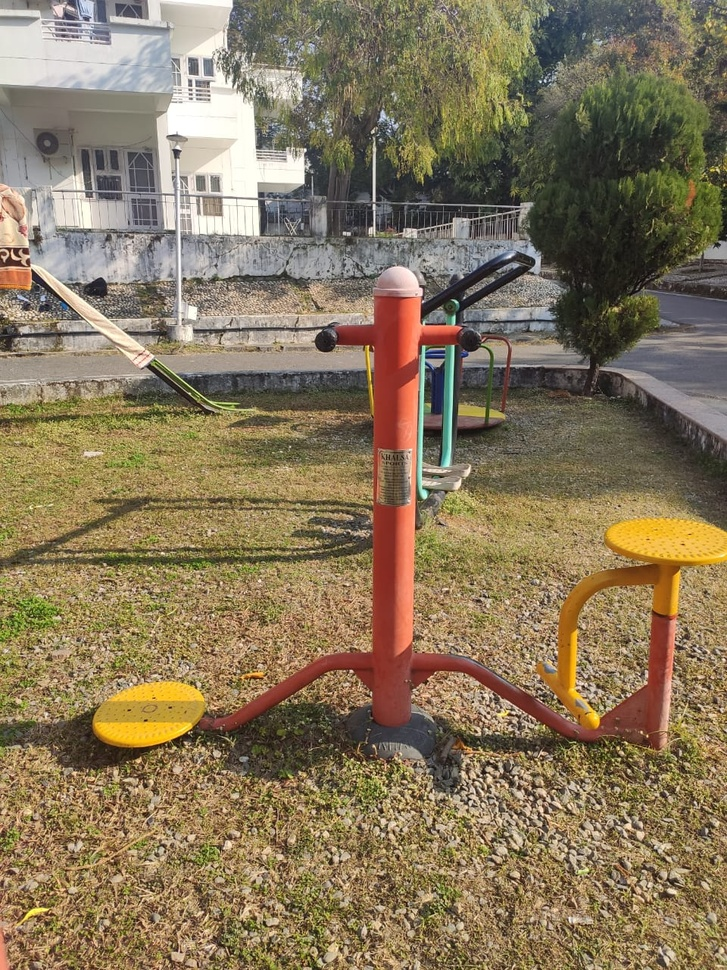
#> input picture pic2.jpeg, 727 x 970 px, shrunk from 960 x 1280 before the run
$ jupyter execute 'Canny detection M2.ipynb'   (older library calls are emulated)
#> lines starting #> are read from the running program, lines starting #| are printed output that depends on the picture
#> further down, frame is the input picture: shape (970, 727, 3); mean B, G, R 91, 118.9, 135.1
[cell 1]
import numpy as np
import os
import cv2
import matplotlib.pyplot as plt

[cell 2]
# defining the canny detector function

# here weak_th and strong_th are thresholds for
# double thresholding step
def Canny_detector(img, weak_th = None, strong_th = None):

    # conversion of image to grayscale
    img = cv2.cvtColor(img, cv2.COLOR_BGR2GRAY)
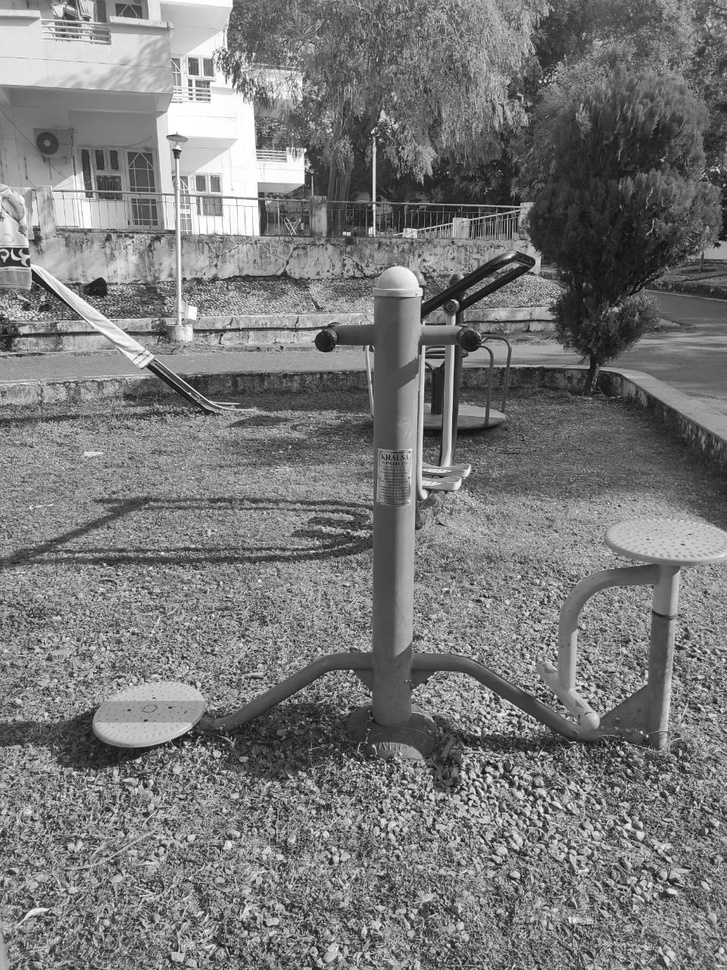
#> img: shape (970, 727); min 1, max 255, mean 120.6

    # Noise reduction step
    img = cv2.GaussianBlur(img, (5, 5), 1.4)

    # Calculating the gradients
    gx = cv2.Sobel(np.float32(img), cv2.CV_64F, 1, 0, 3)
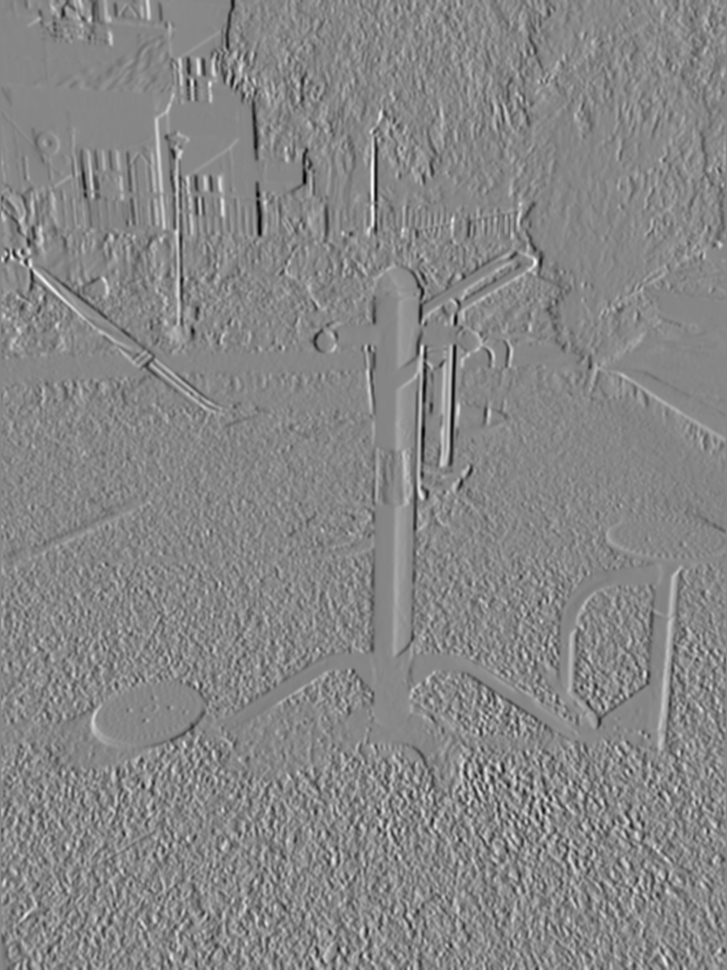
#> gx: shape (970, 727) float64; min -399, max 356, mean -0.3; drawn with min black and max white
    gy = cv2.Sobel(np.float32(img), cv2.CV_64F, 0, 1, 3)
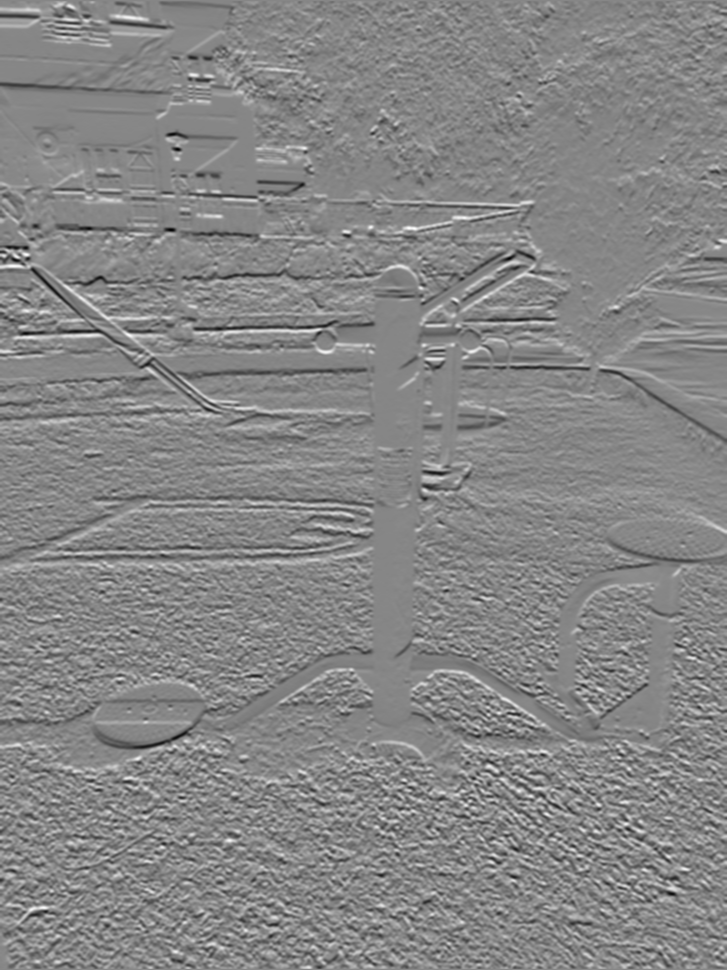
#> gy: shape (970, 727) float64; min -368, max 331, mean -0.1; drawn with min black and max white

    # Conversion of Cartesian coordinates to polar
    mag, ang = cv2.cartToPolar(gx, gy, angleInDegrees = True)
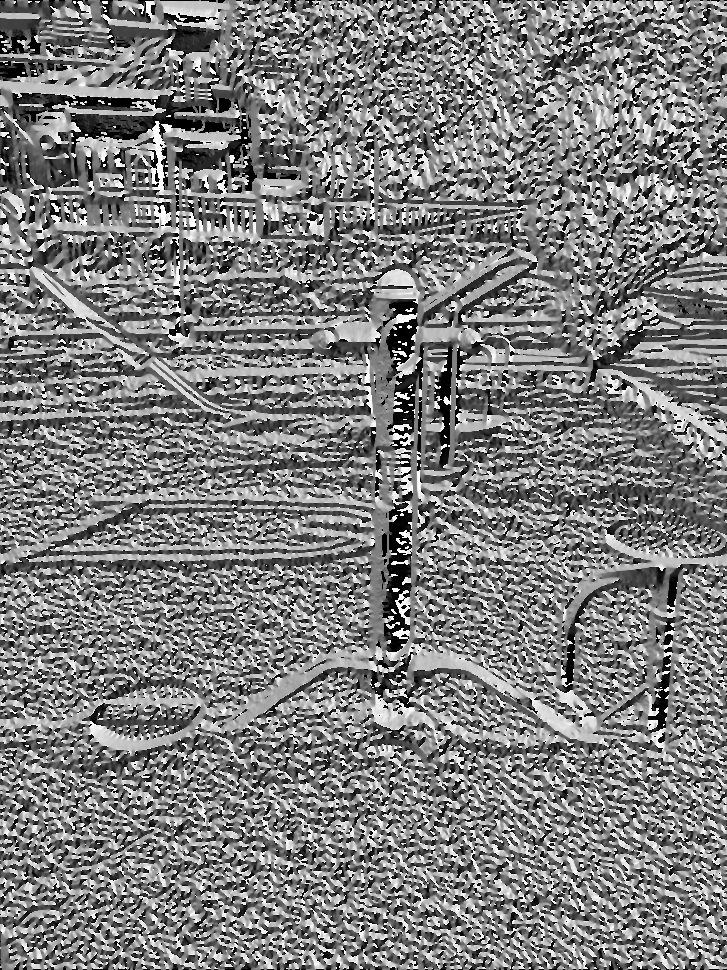
#> ang: shape (970, 727) float64; min 0, max 359.8, mean 178.3; drawn with min black and max white

    # setting the minimum and maximum thresholds
    # for double thresholding
    mag_max = np.max(mag)
#> mag_max = 427.1
    if not weak_th:weak_th = mag_max * 0.1
#> weak_th = 42.71
    if not strong_th:strong_th = mag_max * 0.5
#> strong_th = 213.5

    # getting the dimensions of the input image
    height, width = img.shape
#> height = 970; width = 727

    # Looping through every pixel of the grayscale
    # image
    for i_x in range(width):
        for i_y in range(height):

            grad_ang = ang[i_y, i_x]
            grad_ang = abs(grad_ang-180) if abs(grad_ang)>180 else abs(grad_ang)

            # selecting the neighbours of the target pixel
            # according to the gradient direction
            # In the x axis direction
            if grad_ang<= 22.5:
                neighb_1_x, neighb_1_y = i_x-1, i_y
                neighb_2_x, neighb_2_y = i_x + 1, i_y

            # top right (diagonal-1) direction
            elif grad_ang>22.5 and grad_ang<=(22.5 + 45):
                neighb_1_x, neighb_1_y = i_x-1, i_y-1
                neighb_2_x, neighb_2_y = i_x + 1, i_y + 1

            # In y-axis direction
            elif grad_ang>(22.5 + 45) and grad_ang<=(22.5 + 90):
                neighb_1_x, neighb_1_y = i_x, i_y-1
                neighb_2_x, neighb_2_y = i_x, i_y + 1

            # top left (diagonal-2) direction
            elif grad_ang>(22.5 + 90) and grad_ang<=(22.5 + 135):
                neighb_1_x, neighb_1_y = i_x-1, i_y + 1
                neighb_2_x, neighb_2_y = i_x + 1, i_y-1

            # Now it restarts the cycle
            elif grad_ang>(22.5 + 135) and grad_ang<=(22.5 + 180):
                neighb_1_x, neighb_1_y = i_x-1, i_y
                neighb_2_x, neighb_2_y = i_x + 1, i_y

            # Non-maximum suppression step
            if width>neighb_1_x>= 0 and height>neighb_1_y>= 0:
                if mag[i_y, i_x]<mag[neighb_1_y, neighb_1_x]:
                    mag[i_y, i_x]= 0
                    continue

            if width>neighb_2_x>= 0 and height>neighb_2_y>= 0:
                if mag[i_y, i_x]<mag[neighb_2_y, neighb_2_x]:
                    mag[i_y, i_x]= 0

    weak_ids = np.zeros_like(img)
    strong_ids = np.zeros_like(img)
    ids = np.zeros_like(img)

    # double thresholding step
    for i_x in range(width):
        for i_y in range(height):

            grad_mag = mag[i_y, i_x]

            if grad_mag<weak_th:
                mag[i_y, i_x]= 0
            elif strong_th>grad_mag>= weak_th:
                ids[i_y, i_x]= 1
            else:
                ids[i_y, i_x]= 2
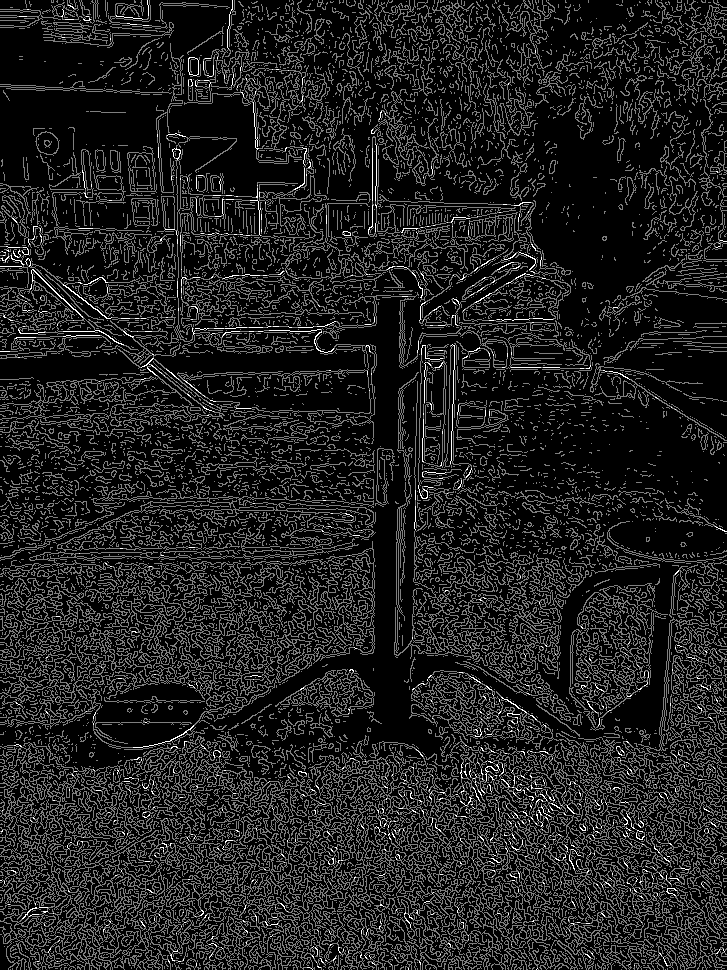
#> ids: shape (970, 727); min 0, max 2, mean 0.253; drawn with min black and max white
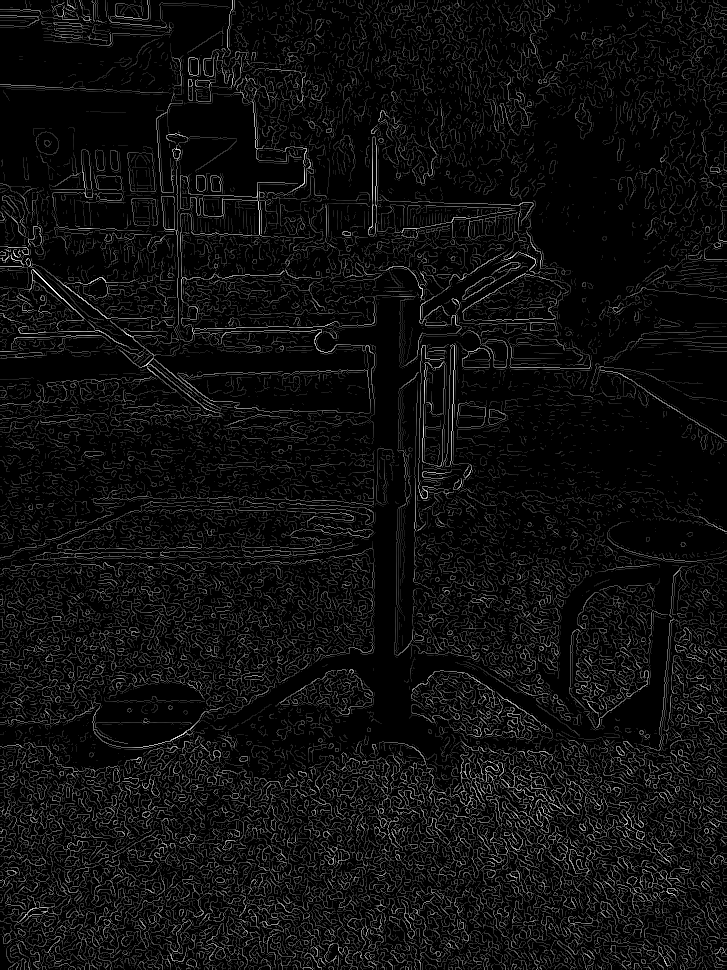
#> mag: shape (970, 727) float64; min 0, max 427.1, mean 24.4; drawn with min black and max white


    # finally returning the magnitude of
    # gradients of edges
    return mag

frame = cv2.imread('pic2.jpeg')

# calling the designed function for
# finding edges
canny_img = Canny_detector(frame)

# Displaying the input and output image
plt.figure()
f, plots = plt.subplots(2, 1)
plots[0].imshow(frame)
plots[1].imshow(canny_img)
#> figure, not shown here; B, G, R data is drawn as R, G, B

$ run again, with Apple1.png saved as pic2.jpeg
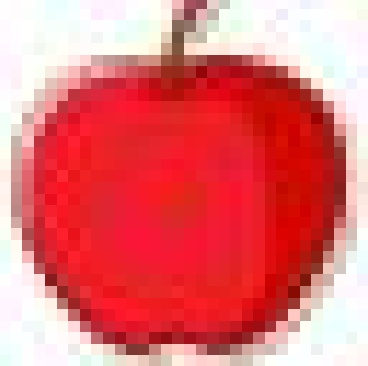
#> input picture Apple1.png, 368 x 366 px
#> frame is the input picture: shape (366, 368, 3); mean B, G, R 116.5, 113.7, 227.5
#> in Canny_detector, `mag, ang = cv2.cartToPolar(gx, gy, angleInDegrees = True)`:
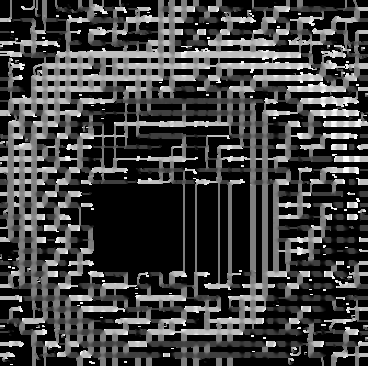
#> ang: shape (366, 368) float64; min 0, max 359.8, mean 90.6; drawn with min black and max white
#> mag_max = 367
#> weak_th = 36.7
#> strong_th = 183.5
#> after the loop in Canny_detector, `for i_x in range(width):`:
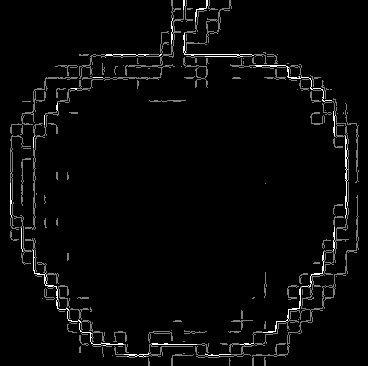
#> ids: shape (366, 368); min 0, max 2, mean 0.0614; drawn with min black and max white
